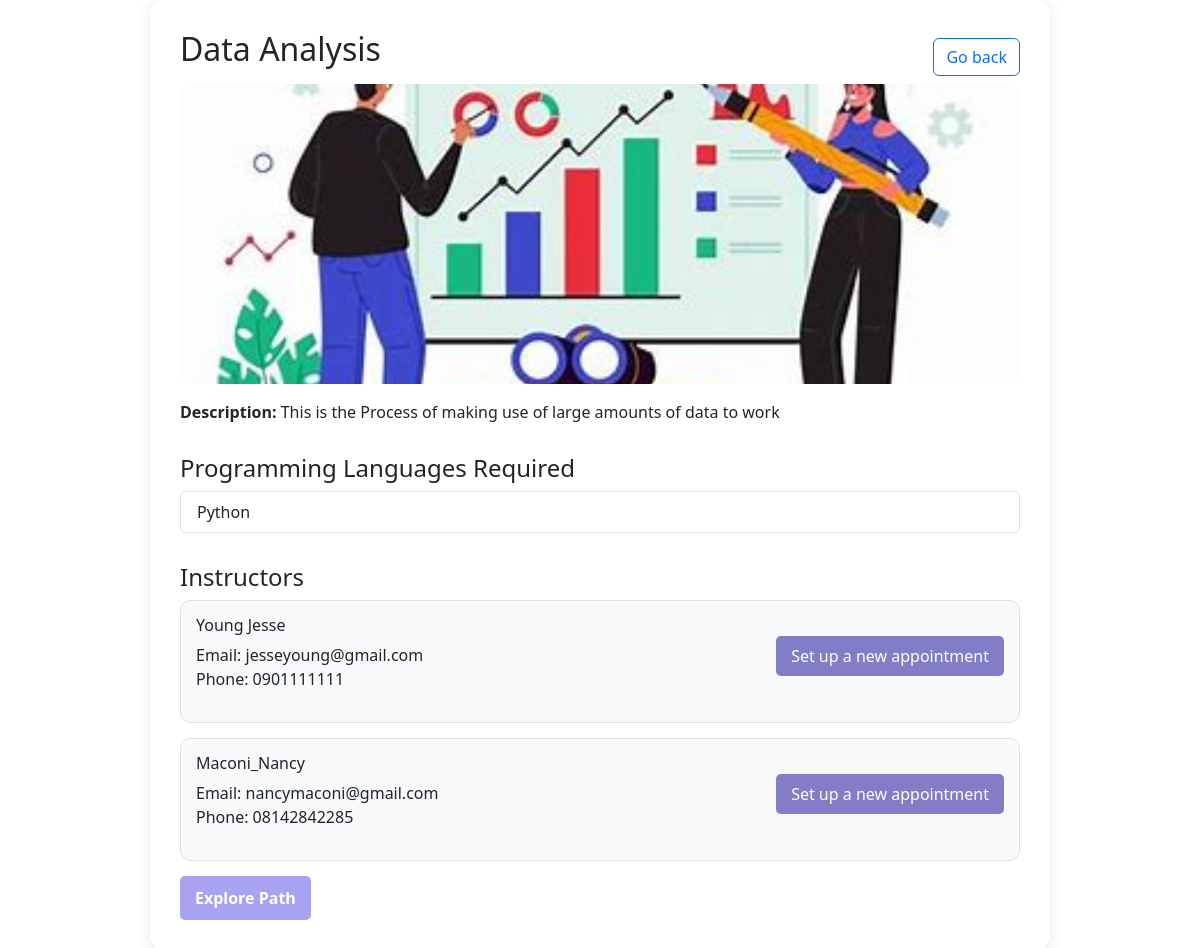
/Dashboard/course-details.php?id=15 (signed in), run on the app's committed database.
### tables this page shows
CREATE TABLE `courses` (
  `id` int(11) NOT NULL,
  `course_name` varchar(255) NOT NULL,
  `course_image` varchar(255) NOT NULL,
  `syllabus_pdf` varchar(255) DEFAULT NULL,
  `difficulty_level` enum('beginner','intermediate','advanced') DEFAULT NULL,
  `duration_hours` int(11) DEFAULT NULL,
  `provider` varchar(255) DEFAULT NULL,
  `description` text DEFAULT NULL,
  `rating` decimal(3,1) DEFAULT NULL,
  `learning_style` enum('visual','reading','interactive','combination') DEFAULT NULL,
  `career_path` enum('entry_level','career_switch','skill_enhancement','personal_projects','entrepreneurship') DEFAULT NULL
);

CREATE TABLE `programming_languages` (
  `id` int(11) NOT NULL,
  `name` varchar(50) NOT NULL
);

CREATE TABLE `instructors` (
  `id` int(11) NOT NULL,
  `name` varchar(255) NOT NULL,
  `phone` varchar(20) NOT NULL,
  `email` varchar(255) NOT NULL,
  `password` varchar(255) NOT NULL
);

### Dashboard/course-details.php (the view, shortened to what this page needs)
<?php
require_once '../LoginPage/conn.php';
$course_id = $_GET['id'];
$course_sql = "SELECT * FROM courses WHERE id = ?";
$stmt = $conn->prepare($course_sql);
$stmt->bind_param("i", $course_id);
$stmt->execute();
$course_result = $stmt->get_result();
$course = $course_result->fetch_assoc();
$lang_sql = "SELECT pl.name
             FROM course_languages cl
             JOIN programming_languages pl ON cl.language_id = pl.id
             WHERE cl.course_id = ?";
$lang_stmt = $conn->prepare($lang_sql);
$lang_stmt->bind_param("i", $course_id);
$lang_stmt->execute();
$lang_result = $lang_stmt->get_result();
$instructor_sql = "SELECT i.name, i.email, i.phone
                   FROM instructor_courses ic
                   JOIN instructors i ON ic.instructor_id = i.id
                   WHERE ic.course_id = ?";
$instructor_stmt = $conn->prepare($instructor_sql);
$instructor_stmt->bind_param("i", $course_id);
$instructor_stmt->execute();
$instructor_result = $instructor_stmt->get_result();
?>
<!DOCTYPE html>
<html lang="en">
<head>
  <link href="https://cdn.jsdelivr.net/npm/bootstrap@5.3.3/dist/css/bootstrap.min.css" rel="stylesheet">
</head>
<body>
<div class="container course-container">
  <div class="container-top" style="display: flex; justify-content: space-between; align-items: center;">
    <h2 class="mb-3"><?php echo htmlspecialchars($course['course_name']); ?></h2>
    <a href="recommendations.php" class="btn btn-outline-primary"><i class="fas fa-arrow-left"></i> Go back</a>
  </div>
  <?php if (!empty($course['course_image'])): ?>
    <img src="../<?php echo htmlspecialchars($course['course_image']); ?>" class="course-img mb-3" alt="Course Image">
  <?php endif; ?>
  <?php if (!empty($course['description'])): ?>
    <p><strong>Description:</strong> <?php echo nl2br(htmlspecialchars($course['description'])); ?></p>
  <?php endif; ?>
  <div class="section-title">
    <h4>Programming Languages Required</h4>
    <?php if ($lang_result->num_rows > 0): ?>
      <ul class="list-group">
        <?php while ($lang = $lang_result->fetch_assoc()): ?>
          <li class="list-group-item"><?php echo htmlspecialchars($lang['name']); ?></li>
        <?php endwhile; ?>
      </ul>
    <?php else: ?>
      <p>No programming languages listed for this course.</p>
    <?php endif; ?>
  </div>
  <div class="section-title">
    <h4>Instructors</h4>
    <?php if ($instructor_result->num_rows > 0): ?>
      <?php while ($instructor = $instructor_result->fetch_assoc()): ?>
        <div class="instructor-card">
          <div class="instructor-details">
          <h6><?php echo htmlspecialchars($instructor['name']); ?></h6>
          <p>Email: <?php echo htmlspecialchars($instructor['email']); ?><br>
             Phone: <?php echo htmlspecialchars($instructor['phone']); ?></p>
          </div>
             <div class="instructor-meet">
              <a href="set_appointment.php" class="set-appointment-btn">Set up a new appointment</a>
            </div>
        </div>
      <?php endwhile; ?>
    <?php else: ?>
      <p>No instructors registered for this course yet.</p>
    <?php endif; ?>
  </div>
  <a href="roadmap.php?course_id=<?= $course['id'] ?>" class="cta-button">Explore Path</a>
</div>
</body>
</html>

### Dashboard/course-details.php (style rules this page uses)
.course-container { background: white; border-radius: 15px; box-shadow: 0 4px 16px rgba(0,0,0,0.1); padding: 30px; max-width: 900px; margin: auto; }
.set-appointment-btn { display: inline-block; padding: 8px 15px; background: #817ec7; color: white; text-decoration: none; border-radius: 5px; margin-top: 20px; transition: background 0.3s; }
.course-img { width: 100%; height: auto; max-height: 300px; object-fit: cover; border-radius: 12px; }
.section-title { margin-top: 30px; }
.instructor-card { display: flex; justify-content: space-between; align-content: center; border: 1px solid #dee2e6; border-radius: 10px; padding: 15px; margin-bottom: 15px; background-color: #f8f9fa; }
.cta-button { background-color: #a7a3f0; text-decoration: none; display: inline-block; padding: 10px 15px; border-radius: 5px; color: white; font-weight: bold; transition: background-color 0.3s; }

### data on the page
courses: course_name "Data Analysis", course_image (picture), description "This is the Process of making use of large amounts of data to work"
programming_languages: name "Python"
instructors: name "Young Jesse", email "jesseyoung@gmail.com", phone "0901111111"
instructors: name "Maconi_Nancy", email "nancymaconi@gmail.com", phone "08142842285"
